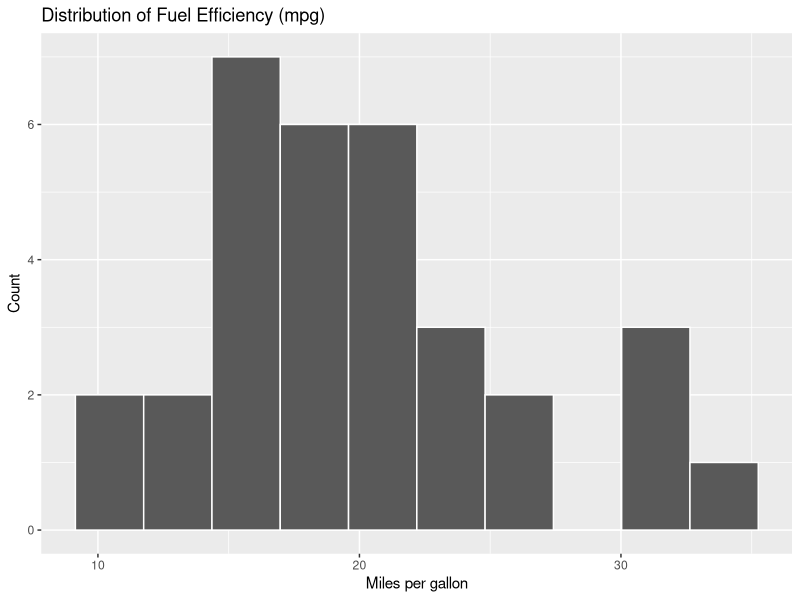
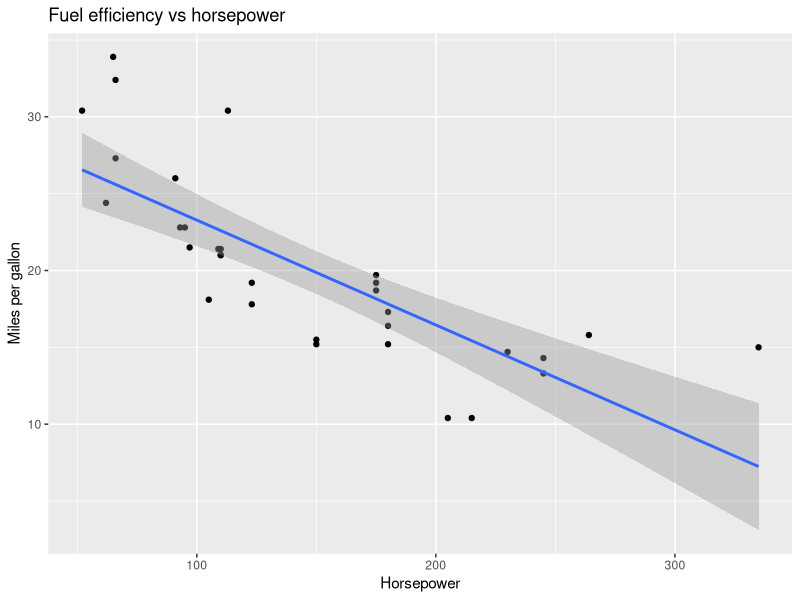
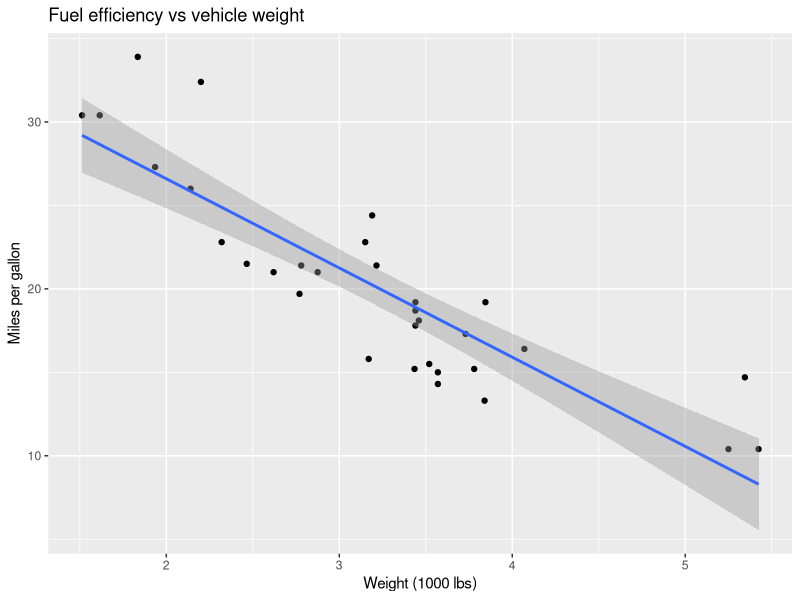
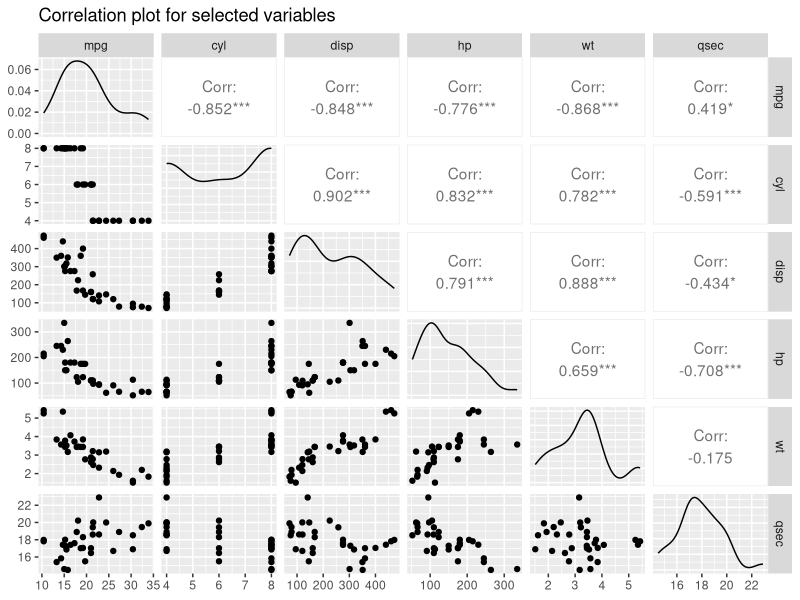
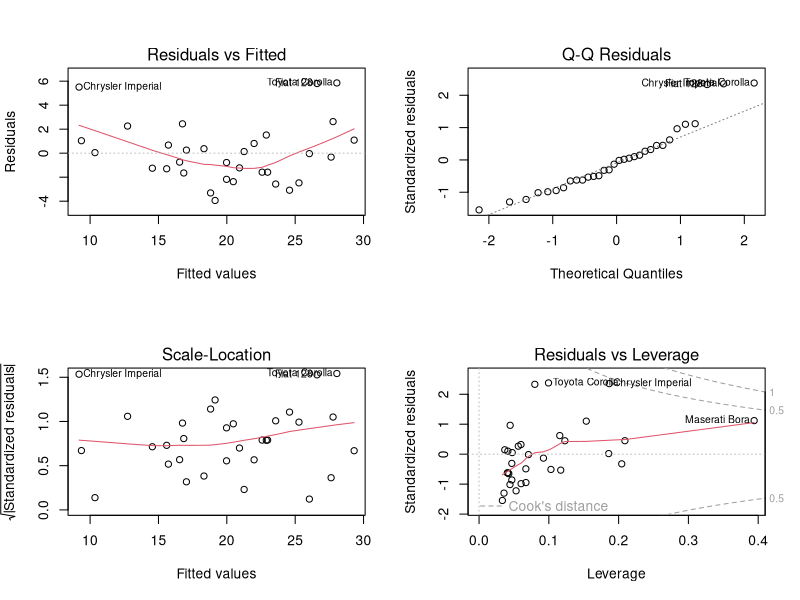

Recreate these plots in R, in order.
## ---- chunk 1
knitr::opts_chunk$set(
  echo = TRUE,
  message = FALSE,
  warning = FALSE,
  fig.width = 7,
  fig.height = 4
)
library(tidyverse)
library(broom)
library(GGally)
## ---- chunk 2
mtcars %>% 
  as_tibble(rownames = "model") %>% 
  head()
## ---- chunk 3
summary(mtcars)
## ---- chunk 4
mtcars %>% 
  ggplot(aes(x = mpg)) +
  geom_histogram(bins = 10, color = "white") +
  labs(
    title = "Distribution of Fuel Efficiency (mpg)",
    x = "Miles per gallon",
    y = "Count"
  )
## ---- chunk 5
mtcars %>% 
  ggplot(aes(x = hp, y = mpg)) +
  geom_point() +
  geom_smooth(method = "lm", se = TRUE) +
  labs(
    title = "Fuel efficiency vs horsepower",
    x = "Horsepower",
    y = "Miles per gallon"
  )
## ---- chunk 6
mtcars %>% 
  ggplot(aes(x = wt, y = mpg)) +
  geom_point() +
  geom_smooth(method = "lm", se = TRUE) +
  labs(
    title = "Fuel efficiency vs vehicle weight",
    x = "Weight (1000 lbs)",
    y = "Miles per gallon"
  )
## ---- chunk 7
mtcars %>% 
  select(mpg, cyl, disp, hp, wt, qsec) %>% 
  ggpairs(title = "Correlation plot for selected variables")
## ---- chunk 8
model <- lm(mpg ~ hp + wt, data = mtcars)
summary(model)
## ---- chunk 9
tidy(model)
glance(model)
## ---- chunk 10
par(mfrow = c(2, 2))
plot(model)
par(mfrow = c(1, 1))
